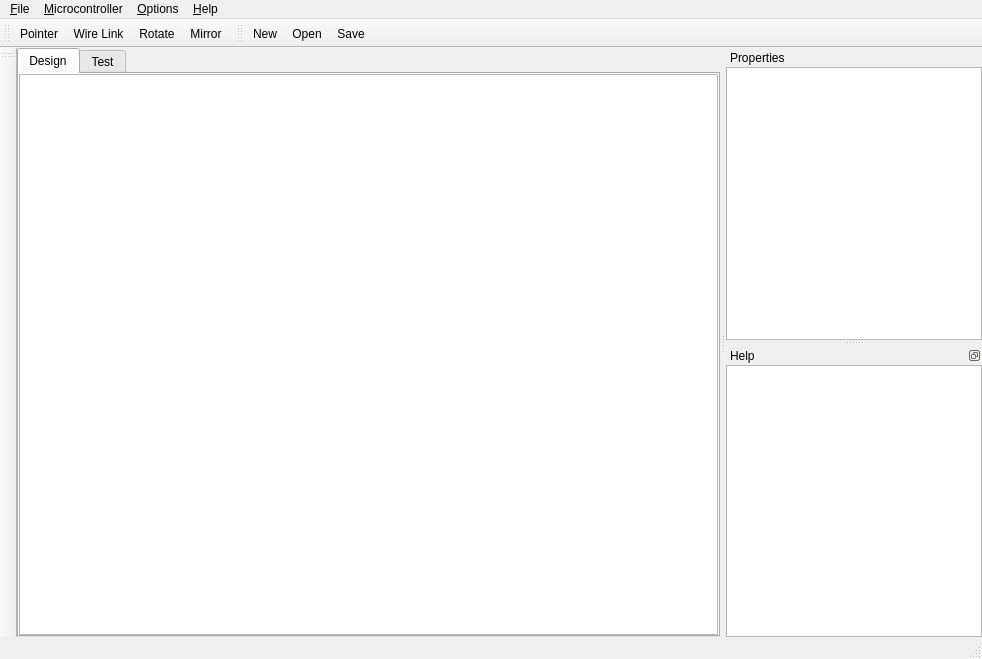
<?xml version="1.0" encoding="UTF-8"?>
<ui version="4.0">
 <class>GenericHIDClass</class>
 <widget class="QMainWindow" name="GenericHIDClass">
  <property name="geometry">
   <rect>
    <x>0</x>
    <y>0</y>
    <width>982</width>
    <height>659</height>
   </rect>
  </property>
  <property name="windowTitle">
   <string>GenericHID</string>
  </property>
  <property name="windowIcon">
   <iconset resource="generichid.qrc">
    <normaloff>:/GenericHID/ApplicationIcon</normaloff>:/GenericHID/ApplicationIcon</iconset>
  </property>
  <widget class="QWidget" name="centralWidget">
   <layout class="QHBoxLayout" name="horizontalLayout">
    <property name="spacing">
     <number>0</number>
    </property>
    <property name="margin">
     <number>0</number>
    </property>
    <item>
     <widget class="QTabWidget" name="tabWidget">
      <property name="currentIndex">
       <number>0</number>
      </property>
      <widget class="QWidget" name="tabDesign">
       <attribute name="title">
        <string>Design</string>
       </attribute>
       <layout class="QHBoxLayout" name="horizontalLayout_2">
        <property name="spacing">
         <number>0</number>
        </property>
        <property name="margin">
         <number>0</number>
        </property>
        <item>
         <widget class="ShapeGraphicsView" name="graphicsView">
          <property name="rubberBandSelectionMode">
           <enum>Qt::IntersectsItemShape</enum>
          </property>
         </widget>
        </item>
       </layout>
      </widget>
      <widget class="QWidget" name="tabTest">
       <attribute name="title">
        <string>Test</string>
       </attribute>
       <layout class="QHBoxLayout" name="horizontalLayout_3">
        <property name="spacing">
         <number>0</number>
        </property>
        <property name="margin">
         <number>0</number>
        </property>
        <item>
         <widget class="TestWidget" name="testPanel" native="true"/>
        </item>
       </layout>
      </widget>
     </widget>
    </item>
   </layout>
  </widget>
  <widget class="QMenuBar" name="menuBar">
   <property name="geometry">
    <rect>
     <x>0</x>
     <y>0</y>
     <width>982</width>
     <height>21</height>
    </rect>
   </property>
   <widget class="QMenu" name="menuFile">
    <property name="title">
     <string>&amp;File</string>
    </property>
    <addaction name="actionNew"/>
    <addaction name="actionOpen"/>
    <addaction name="separator"/>
    <addaction name="actionSave"/>
    <addaction name="actionSave_As"/>
    <addaction name="separator"/>
    <addaction name="actionExit"/>
   </widget>
   <widget class="QMenu" name="menuMicrocontroller">
    <property name="title">
     <string>&amp;Microcontroller</string>
    </property>
    <addaction name="actionProgram"/>
    <addaction name="actionExport"/>
    <addaction name="actionImport_and_Program"/>
   </widget>
   <widget class="QMenu" name="menuOptions">
    <property name="title">
     <string>&amp;Options</string>
    </property>
    <addaction name="actionDebug"/>
   </widget>
   <widget class="QMenu" name="menuHelp">
    <property name="title">
     <string>&amp;Help</string>
    </property>
    <addaction name="actionAbout"/>
   </widget>
   <addaction name="menuFile"/>
   <addaction name="menuMicrocontroller"/>
   <addaction name="menuOptions"/>
   <addaction name="menuHelp"/>
  </widget>
  <widget class="QToolBar" name="mainToolBar">
   <attribute name="toolBarArea">
    <enum>TopToolBarArea</enum>
   </attribute>
   <attribute name="toolBarBreak">
    <bool>false</bool>
   </attribute>
   <addaction name="actionPointerTool"/>
   <addaction name="actionWireLinkTool"/>
   <addaction name="actionRotateTool"/>
   <addaction name="actionMirrorTool"/>
  </widget>
  <widget class="QStatusBar" name="statusBar"/>
  <widget class="QToolBar" name="toolToolBar">
   <property name="minimumSize">
    <size>
     <width>0</width>
     <height>0</height>
    </size>
   </property>
   <property name="windowTitle">
    <string>toolBar</string>
   </property>
   <property name="iconSize">
    <size>
     <width>48</width>
     <height>48</height>
    </size>
   </property>
   <attribute name="toolBarArea">
    <enum>LeftToolBarArea</enum>
   </attribute>
   <attribute name="toolBarBreak">
    <bool>false</bool>
   </attribute>
  </widget>
  <widget class="QDockWidget" name="dockWidget">
   <property name="features">
    <set>QDockWidget::NoDockWidgetFeatures</set>
   </property>
   <property name="allowedAreas">
    <set>Qt::RightDockWidgetArea</set>
   </property>
   <property name="windowTitle">
    <string>Properties</string>
   </property>
   <attribute name="dockWidgetArea">
    <number>2</number>
   </attribute>
   <widget class="QWidget" name="dockWidgetContents">
    <layout class="QVBoxLayout" name="verticalLayout">
     <property name="spacing">
      <number>0</number>
     </property>
     <property name="margin">
      <number>0</number>
     </property>
     <item>
      <widget class="ShapePropertyBrowser" name="listView"/>
     </item>
    </layout>
   </widget>
  </widget>
  <widget class="QToolBar" name="toolBarEdit">
   <property name="windowTitle">
    <string>toolBar</string>
   </property>
   <attribute name="toolBarArea">
    <enum>TopToolBarArea</enum>
   </attribute>
   <attribute name="toolBarBreak">
    <bool>false</bool>
   </attribute>
   <addaction name="actionNew"/>
   <addaction name="actionOpen"/>
   <addaction name="actionSave"/>
  </widget>
  <widget class="QDockWidget" name="dockHelp">
   <property name="features">
    <set>QDockWidget::DockWidgetFloatable|QDockWidget::DockWidgetMovable</set>
   </property>
   <property name="windowTitle">
    <string>Help</string>
   </property>
   <attribute name="dockWidgetArea">
    <number>2</number>
   </attribute>
   <widget class="QWidget" name="dockWidgetContents_2">
    <layout class="QHBoxLayout" name="horizontalLayout_4">
     <property name="spacing">
      <number>0</number>
     </property>
     <property name="margin">
      <number>0</number>
     </property>
     <item>
      <widget class="QTextBrowser" name="textBrowser"/>
     </item>
    </layout>
   </widget>
  </widget>
  <action name="actionOpen">
   <property name="icon">
    <iconset resource="generichid.qrc">
     <normaloff>:/GenericHID/FileOpen</normaloff>:/GenericHID/FileOpen</iconset>
   </property>
   <property name="text">
    <string>&amp;Open</string>
   </property>
   <property name="shortcut">
    <string>Ctrl+O</string>
   </property>
  </action>
  <action name="actionSave">
   <property name="icon">
    <iconset resource="generichid.qrc">
     <normaloff>:/GenericHID/FileSave</normaloff>:/GenericHID/FileSave</iconset>
   </property>
   <property name="text">
    <string>&amp;Save</string>
   </property>
   <property name="shortcut">
    <string>Ctrl+S</string>
   </property>
  </action>
  <action name="actionSave_As">
   <property name="text">
    <string>Save &amp;As</string>
   </property>
  </action>
  <action name="actionExit">
   <property name="text">
    <string>Exit</string>
   </property>
   <property name="shortcut">
    <string>Ctrl+X</string>
   </property>
  </action>
  <action name="actionProgram">
   <property name="text">
    <string>&amp;Program...</string>
   </property>
   <property name="shortcut">
    <string>Ctrl+P</string>
   </property>
  </action>
  <action name="actionExport">
   <property name="text">
    <string>&amp;Export</string>
   </property>
  </action>
  <action name="actionImport_and_Program">
   <property name="text">
    <string>&amp;Import and Program</string>
   </property>
  </action>
  <action name="actionPointerTool">
   <property name="checkable">
    <bool>true</bool>
   </property>
   <property name="icon">
    <iconset resource="generichid.qrc">
     <normaloff>:/GenericHID/Cursor</normaloff>:/GenericHID/Cursor</iconset>
   </property>
   <property name="text">
    <string>Pointer</string>
   </property>
  </action>
  <action name="actionWireLinkTool">
   <property name="checkable">
    <bool>true</bool>
   </property>
   <property name="icon">
    <iconset resource="generichid.qrc">
     <normaloff>:/GenericHID/resources/wire.png</normaloff>:/GenericHID/resources/wire.png</iconset>
   </property>
   <property name="text">
    <string>Wire Link</string>
   </property>
  </action>
  <action name="actionRotateTool">
   <property name="checkable">
    <bool>true</bool>
   </property>
   <property name="icon">
    <iconset resource="generichid.qrc">
     <normaloff>:/GenericHID/resources/rotate.png</normaloff>:/GenericHID/resources/rotate.png</iconset>
   </property>
   <property name="text">
    <string>Rotate</string>
   </property>
  </action>
  <action name="actionMirrorTool">
   <property name="checkable">
    <bool>true</bool>
   </property>
   <property name="icon">
    <iconset resource="generichid.qrc">
     <normaloff>:/GenericHID/resources/mirror.png</normaloff>:/GenericHID/resources/mirror.png</iconset>
   </property>
   <property name="text">
    <string>Mirror</string>
   </property>
  </action>
  <action name="actionNew">
   <property name="icon">
    <iconset resource="generichid.qrc">
     <normaloff>:/GenericHID/FileNew</normaloff>:/GenericHID/FileNew</iconset>
   </property>
   <property name="text">
    <string>New</string>
   </property>
  </action>
  <action name="actionDebug">
   <property name="checkable">
    <bool>true</bool>
   </property>
   <property name="text">
    <string>&amp;Debug</string>
   </property>
   <property name="toolTip">
    <string>Enable Debug</string>
   </property>
  </action>
  <action name="actionAbout">
   <property name="text">
    <string>&amp;About</string>
   </property>
  </action>
 </widget>
 <layoutdefault spacing="6" margin="11"/>
 <customwidgets>
  <customwidget>
   <class>ShapePropertyBrowser</class>
   <extends>QListView</extends>
   <header>shapepropertybrowser.h</header>
  </customwidget>
  <customwidget>
   <class>ShapeGraphicsView</class>
   <extends>QGraphicsView</extends>
   <header>shapegraphicsview.h</header>
  </customwidget>
  <customwidget>
   <class>TestWidget</class>
   <extends>QWidget</extends>
   <header>testwidget.h</header>
   <container>1</container>
  </customwidget>
 </customwidgets>
 <resources>
  <include location="generichid.qrc"/>
 </resources>
 <connections>
  <connection>
   <sender>actionOpen</sender>
   <signal>triggered()</signal>
   <receiver>GenericHIDClass</receiver>
   <slot>onFileOpen()</slot>
   <hints>
    <hint type="sourcelabel">
     <x>-1</x>
     <y>-1</y>
    </hint>
    <hint type="destinationlabel">
     <x>299</x>
     <y>199</y>
    </hint>
   </hints>
  </connection>
  <connection>
   <sender>actionSave</sender>
   <signal>triggered()</signal>
   <receiver>GenericHIDClass</receiver>
   <slot>onFileSave()</slot>
   <hints>
    <hint type="sourcelabel">
     <x>-1</x>
     <y>-1</y>
    </hint>
    <hint type="destinationlabel">
     <x>299</x>
     <y>199</y>
    </hint>
   </hints>
  </connection>
  <connection>
   <sender>actionSave_As</sender>
   <signal>triggered()</signal>
   <receiver>GenericHIDClass</receiver>
   <slot>onFileSaveAs()</slot>
   <hints>
    <hint type="sourcelabel">
     <x>-1</x>
     <y>-1</y>
    </hint>
    <hint type="destinationlabel">
     <x>299</x>
     <y>199</y>
    </hint>
   </hints>
  </connection>
  <connection>
   <sender>actionExit</sender>
   <signal>triggered()</signal>
   <receiver>GenericHIDClass</receiver>
   <slot>onFileExit()</slot>
   <hints>
    <hint type="sourcelabel">
     <x>-1</x>
     <y>-1</y>
    </hint>
    <hint type="destinationlabel">
     <x>299</x>
     <y>199</y>
    </hint>
   </hints>
  </connection>
  <connection>
   <sender>actionProgram</sender>
   <signal>triggered()</signal>
   <receiver>GenericHIDClass</receiver>
   <slot>onMicrocontrollerProgram()</slot>
   <hints>
    <hint type="sourcelabel">
     <x>-1</x>
     <y>-1</y>
    </hint>
    <hint type="destinationlabel">
     <x>299</x>
     <y>199</y>
    </hint>
   </hints>
  </connection>
  <connection>
   <sender>actionExport</sender>
   <signal>triggered()</signal>
   <receiver>GenericHIDClass</receiver>
   <slot>onMicrocontrollerExport()</slot>
   <hints>
    <hint type="sourcelabel">
     <x>-1</x>
     <y>-1</y>
    </hint>
    <hint type="destinationlabel">
     <x>299</x>
     <y>199</y>
    </hint>
   </hints>
  </connection>
  <connection>
   <sender>actionImport_and_Program</sender>
   <signal>triggered()</signal>
   <receiver>GenericHIDClass</receiver>
   <slot>onMicrocontrollerImportAndProgram()</slot>
   <hints>
    <hint type="sourcelabel">
     <x>-1</x>
     <y>-1</y>
    </hint>
    <hint type="destinationlabel">
     <x>299</x>
     <y>199</y>
    </hint>
   </hints>
  </connection>
  <connection>
   <sender>actionRotateTool</sender>
   <signal>triggered()</signal>
   <receiver>GenericHIDClass</receiver>
   <slot>onRotateTool()</slot>
   <hints>
    <hint type="sourcelabel">
     <x>-1</x>
     <y>-1</y>
    </hint>
    <hint type="destinationlabel">
     <x>577</x>
     <y>398</y>
    </hint>
   </hints>
  </connection>
  <connection>
   <sender>actionMirrorTool</sender>
   <signal>triggered()</signal>
   <receiver>GenericHIDClass</receiver>
   <slot>onMirrorTool()</slot>
   <hints>
    <hint type="sourcelabel">
     <x>-1</x>
     <y>-1</y>
    </hint>
    <hint type="destinationlabel">
     <x>577</x>
     <y>398</y>
    </hint>
   </hints>
  </connection>
  <connection>
   <sender>actionPointerTool</sender>
   <signal>triggered()</signal>
   <receiver>GenericHIDClass</receiver>
   <slot>onPointerTool()</slot>
   <hints>
    <hint type="sourcelabel">
     <x>-1</x>
     <y>-1</y>
    </hint>
    <hint type="destinationlabel">
     <x>577</x>
     <y>398</y>
    </hint>
   </hints>
  </connection>
  <connection>
   <sender>actionWireLinkTool</sender>
   <signal>triggered()</signal>
   <receiver>GenericHIDClass</receiver>
   <slot>onWireLinkTool()</slot>
   <hints>
    <hint type="sourcelabel">
     <x>-1</x>
     <y>-1</y>
    </hint>
    <hint type="destinationlabel">
     <x>577</x>
     <y>398</y>
    </hint>
   </hints>
  </connection>
  <connection>
   <sender>actionNew</sender>
   <signal>triggered()</signal>
   <receiver>GenericHIDClass</receiver>
   <slot>onFileNew()</slot>
   <hints>
    <hint type="sourcelabel">
     <x>-1</x>
     <y>-1</y>
    </hint>
    <hint type="destinationlabel">
     <x>490</x>
     <y>334</y>
    </hint>
   </hints>
  </connection>
  <connection>
   <sender>actionAbout</sender>
   <signal>triggered()</signal>
   <receiver>GenericHIDClass</receiver>
   <slot>onHelpAbout()</slot>
   <hints>
    <hint type="sourcelabel">
     <x>-1</x>
     <y>-1</y>
    </hint>
    <hint type="destinationlabel">
     <x>490</x>
     <y>329</y>
    </hint>
   </hints>
  </connection>
  <connection>
   <sender>actionDebug</sender>
   <signal>triggered()</signal>
   <receiver>GenericHIDClass</receiver>
   <slot>onOptionsDebug()</slot>
   <hints>
    <hint type="sourcelabel">
     <x>-1</x>
     <y>-1</y>
    </hint>
    <hint type="destinationlabel">
     <x>490</x>
     <y>329</y>
    </hint>
   </hints>
  </connection>
 </connections>
 <slots>
  <slot>onFileOpen()</slot>
  <slot>onFileSave()</slot>
  <slot>onFileSaveAs()</slot>
  <slot>onFileExit()</slot>
  <slot>onMicrocontrollerProgram()</slot>
  <slot>onMicrocontrollerExport()</slot>
  <slot>onMicrocontrollerImportAndProgram()</slot>
  <slot>onRotateTool()</slot>
  <slot>onMirrorTool()</slot>
  <slot>onPointerTool()</slot>
  <slot>onWireLinkTool()</slot>
  <slot>onFileNew()</slot>
  <slot>onOptionsDebug()</slot>
  <slot>onHelpAbout()</slot>
 </slots>
</ui>
